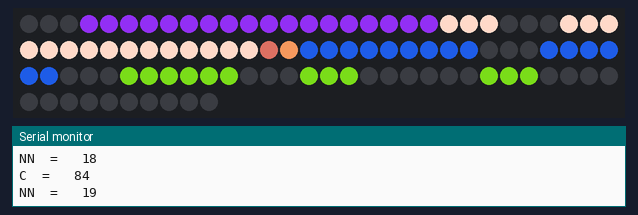
This sketch was run on a simulated ESP8266 (NodeMCU). Shown: 100 RGB LEDs in strip order, left to right, continuing on the next row, the last lines printed to the serial monitor. WiFi joins after 1.5 s; servers stay silent unless stated; random numbers use the default seed unless the sketch sets one.

Above: at 2.6 s.
At 63.2 s:
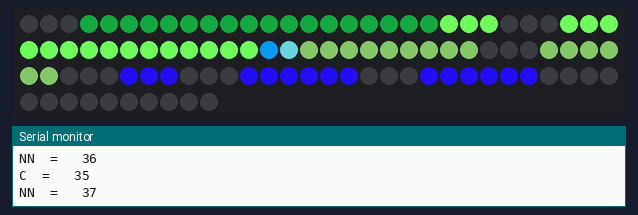
At 123.7 s:
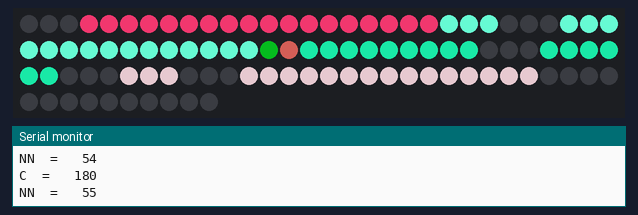

The sketch:

NTP_7_segment_clock.ino
```cpp
#include <Adafruit_NeoPixel.h>

// it did not work with captive portals or at least I was unable to fixe it for captive portal
//I have fully functional and running if you have any problems with please check the pointer
// if someone knows how to fix it please tell me as well.
//original idea credited to *****Ivan Miranda*****
//
#include <ESP8266WiFi.h>
#include <WiFiUdp.h>
#include <Adafruit_NeoPixel.h>
#include <cstdlib> // for std::srand()
#include <algorithm> // for std::random_shuffle()
char ssid[] = "----------------------------";
char pass[] = "---------------------------";
int hours =0;
int mins =0;
int C ;
int NN = 0;
// NeoPixels Numbers
#define NUM_PIXELS 100
// NeoPixels output pin you can chenge this based on your needs
#define PIN_PIXELS 14
Adafruit_NeoPixel pixels = Adafruit_NeoPixel(NUM_PIXELS, PIN_PIXELS, NEO_GRB + NEO_KHZ800);
unsigned int localPort = 123;
IPAddress timeServerIP;
const char* ntpServerName = "time.chu.nrc.ca";
const int NTP_PACKET_SIZE = 48;
byte packetBuffer[ NTP_PACKET_SIZE];
WiFiUDP udp;
int RGBPIXEL(int);

void setup()
{
 Serial.begin(115200);
 Serial.println();
 Serial.print("Connecting to ");
 Serial.println(ssid);
 WiFi.begin(ssid, pass);
 while (WiFi.status() != WL_CONNECTED) {
     delay(500);
     Serial.print(".");}
 Serial.println("");
 Serial.println("WiFi connected");
 Serial.println("IP address: ");
 Serial.println(WiFi.localIP());
 Serial.println("Starting UDP");
 udp.begin(localPort);
 Serial.print("Local port: ");
 Serial.println(udp.localPort());
 pixels.begin();
 RGBPIXEL(C);
}

void loop()
{
 WiFi.hostByName(ntpServerName, timeServerIP);
 sendNTPpacket(timeServerIP);
 delay(1000);
 int cb = udp.parsePacket();
 if (!cb) {
   Serial.println("no packet yet");
 }
 else {
   Serial.print("packet received, length = ");
   Serial.println(cb);
   udp.read(packetBuffer, NTP_PACKET_SIZE);
   unsigned long highWord = word(packetBuffer[40], packetBuffer[41]);
   unsigned long lowWord = word(packetBuffer[42], packetBuffer[43]);
   unsigned long secsSince1900 = highWord << 16 | lowWord;
   Serial.print("Seconds since Jan 1 1900 = " );
   Serial.println(secsSince1900);
   // now convert NTP time into everyday time:
   Serial.print("Unix time = ");
   const unsigned long seventyYears = 2208988800UL;
   unsigned long epoch = secsSince1900 - seventyYears;
   Serial.print("The Unix Time is: ");
   Serial.println(epoch);
   // the time diffrence from UTC to UTC-5:
   Serial.print("The UTC time is: ");
   // print Unix time:
   Serial.print("The Day is ");
   Serial.print(((epoch  % 86400L)));
  Serial.print("The Month is ");
   Serial.print(((epoch  % 2629743L)));
   Serial.print("The Year is ");
   Serial.print(((epoch  % 31556926L)));

   // print the hour, minute and second:
   Serial.print(((epoch  % 86400L) / 3600));
   Serial.print(":");
   Serial.println((epoch  % 3600) / 60);
   Serial.print("Toronto Time: ");
   //Toronto Time:
   epoch = epoch - 18000;
   hours = ((epoch  % 86400L) / 3600);
   if (hours<24)
   {
     hours++;
   }
   if (hours==24)
   {
     hours=0;
   }
   mins = (epoch  % 3600) / 60;
   Serial.print(hours);
   Serial.print(':');
   Serial.println(mins);
   //random RGB genrator
   //Let's make it more random
   C = random(0,256);
   Serial.print("C1  =   ");
   Serial.println(C);
   drawdigit(0,RGBPIXEL(C),RGBPIXEL(C),RGBPIXEL(C),hours/10);//Draw the first digit of the hour
   Serial.print("CCCC  =   ");
   Serial.println(C);
   drawdigit(21,RGBPIXEL(C),RGBPIXEL(C),RGBPIXEL(C),hours-((hours/10)*10));//Draw the second digit of the hour
   pixels.setPixelColor(42, pixels.Color(RGBPIXEL(C),RGBPIXEL(C),RGBPIXEL(C)));//Draw the two middle dots
   pixels.setPixelColor(43, pixels.Color(RGBPIXEL(C),RGBPIXEL(C),RGBPIXEL(C)));
   drawdigit(44,RGBPIXEL(C),RGBPIXEL(C),RGBPIXEL(C),mins/10);//Draw the first digit of the minute
   drawdigit(65,RGBPIXEL(C),RGBPIXEL(C),RGBPIXEL(C),mins-((mins/10)*10));//Draw the second digit of the minute
   delay(59500);//Request to NIST server should be separated by 60 seconds.
 }
}
void drawdigit(int offset, int r, int g, int b, int n)
{
 if (n==2 || n==3 || n== 4 || n==5 || n==6 || n==8 || n==9 )//MIDDLE
 {
   pixels.setPixelColor(0+offset, pixels.Color(r,g,b));
   pixels.setPixelColor(1+offset, pixels.Color(r,g,b));
   pixels.setPixelColor(2+offset, pixels.Color(r,g,b));
 }
 else
 {
   pixels.setPixelColor(0+offset, pixels.Color(0,0,0));
   pixels.setPixelColor(1+offset, pixels.Color(0,0,0));
   pixels.setPixelColor(2+offset, pixels.Color(0,0,0));
 }
 if (n==0 || n==1 || n== 2 || n==3 || n==4 || n==7 || n==8 || n==9)//TOP RIGHT
 {
   pixels.setPixelColor(3+offset, pixels.Color(r,g,b));
   pixels.setPixelColor(4+offset, pixels.Color(r,g,b));
   pixels.setPixelColor(5+offset, pixels.Color(r,g,b));
 }
 else
 {
   pixels.setPixelColor(3+offset, pixels.Color(0,0,0));
   pixels.setPixelColor(4+offset, pixels.Color(0,0,0));
   pixels.setPixelColor(5+offset, pixels.Color(0,0,0));
 }
 if (n==0 || n==2 || n== 3 || n==5 || n==6 || n==7 || n==8 || n==9)//TOP
 {
   pixels.setPixelColor(6+offset, pixels.Color(r,g,b));
   pixels.setPixelColor(7+offset, pixels.Color(r,g,b));
   pixels.setPixelColor(8+offset, pixels.Color(r,g,b));
 }
 else
 {
   pixels.setPixelColor(6+offset, pixels.Color(0,0,0));
   pixels.setPixelColor(7+offset, pixels.Color(0,0,0));
   pixels.setPixelColor(8+offset, pixels.Color(0,0,0));
 }
 if (n==0 || n==4 || n==5 || n== 6 || n==8 || n==9 )//TOP LEFT
 {
   pixels.setPixelColor(9+offset, pixels.Color(r,g,b));
   pixels.setPixelColor(10+offset, pixels.Color(r,g,b));
   pixels.setPixelColor(11+offset, pixels.Color(r,g,b));
 }
 else
 {
   pixels.setPixelColor(9+offset, pixels.Color(0,0,0));
   pixels.setPixelColor(10+offset, pixels.Color(0,0,0));
   pixels.setPixelColor(11+offset, pixels.Color(0,0,0));
 }
 if (n==0 || n==2 || n==6 || n== 8)//BOTTOM LEFT
 {
   pixels.setPixelColor(12+offset, pixels.Color(r,g,b));
   pixels.setPixelColor(13+offset, pixels.Color(r,g,b));
   pixels.setPixelColor(14+offset, pixels.Color(r,g,b));
 }
 else
 {
   pixels.setPixelColor(12+offset, pixels.Color(0,0,0));
   pixels.setPixelColor(13+offset, pixels.Color(0,0,0));
   pixels.setPixelColor(14+offset, pixels.Color(0,0,0));
 }
 if (n==0 || n==2 || n==3 || n== 5 || n==6 || n==8 || n==9)//BOTTOM
 {
   pixels.setPixelColor(15+offset, pixels.Color(r,g,b));
   pixels.setPixelColor(16+offset, pixels.Color(r,g,b));
   pixels.setPixelColor(17+offset, pixels.Color(r,g,b));
 }
 else
 {
   pixels.setPixelColor(15+offset, pixels.Color(0,0,0));
   pixels.setPixelColor(16+offset, pixels.Color(0,0,0));
   pixels.setPixelColor(17+offset, pixels.Color(0,0,0));
 }
 if (n==0 || n==1 || n==3 || n==4 || n==5 || n==6|| n==7 || n==8 || n==9)//BOTTOM RIGHT
 {
   pixels.setPixelColor(18+offset, pixels.Color(r,g,b));
   pixels.setPixelColor(19+offset, pixels.Color(r,g,b));
   pixels.setPixelColor(20+offset, pixels.Color(r,g,b));
 }
 else
 {
   pixels.setPixelColor(18+offset, pixels.Color(0,0,0));
   pixels.setPixelColor(19+offset, pixels.Color(0,0,0));
   pixels.setPixelColor(20+offset, pixels.Color(0,0,0));
 }
 pixels.show();
}
// send an NTP request to the time server at the given address
unsigned long sendNTPpacket(IPAddress& address)
{
 //Serial.println("sending NTP packet...");
 // set all bytes in the buffer to 0
 memset(packetBuffer, 0, NTP_PACKET_SIZE);
 // Initialize values needed to form NTP request
 // (see URL above for details on the packets)
 packetBuffer[0] = 0b11100011;   // LI, Version, Mode
 packetBuffer[1] = 0;     // Stratum, or type of clock
 packetBuffer[2] = 6;     // Polling Interval
 packetBuffer[3] = 0xEC;  // Peer Clock Precision
 // 8 bytes of zero for Root Delay & Root Dispersion
 packetBuffer[12]  = 49;
 packetBuffer[13]  = 0x4E;
 packetBuffer[14]  = 49;
 packetBuffer[15]  = 52;
 // all NTP fields have been given values, now
 // you can send a packet requesting a timestamp:
 udp.beginPacket(address, 123); //NTP requests are to port 123
 udp.write(packetBuffer, NTP_PACKET_SIZE);
 udp.endPacket();
}
//Random color maker
int RGBPIXEL(int C=0){
 C = random(0,256);
 Serial.print("C  =   ");
   Serial.println(C);
   NN ++;
   Serial.print("NN  =   ");
   Serial.println(NN);
   return C;
   }
```

Measured:
- what the display in image 0 shows lasts 60.5 s, from 2.6 s to 63.1 s
